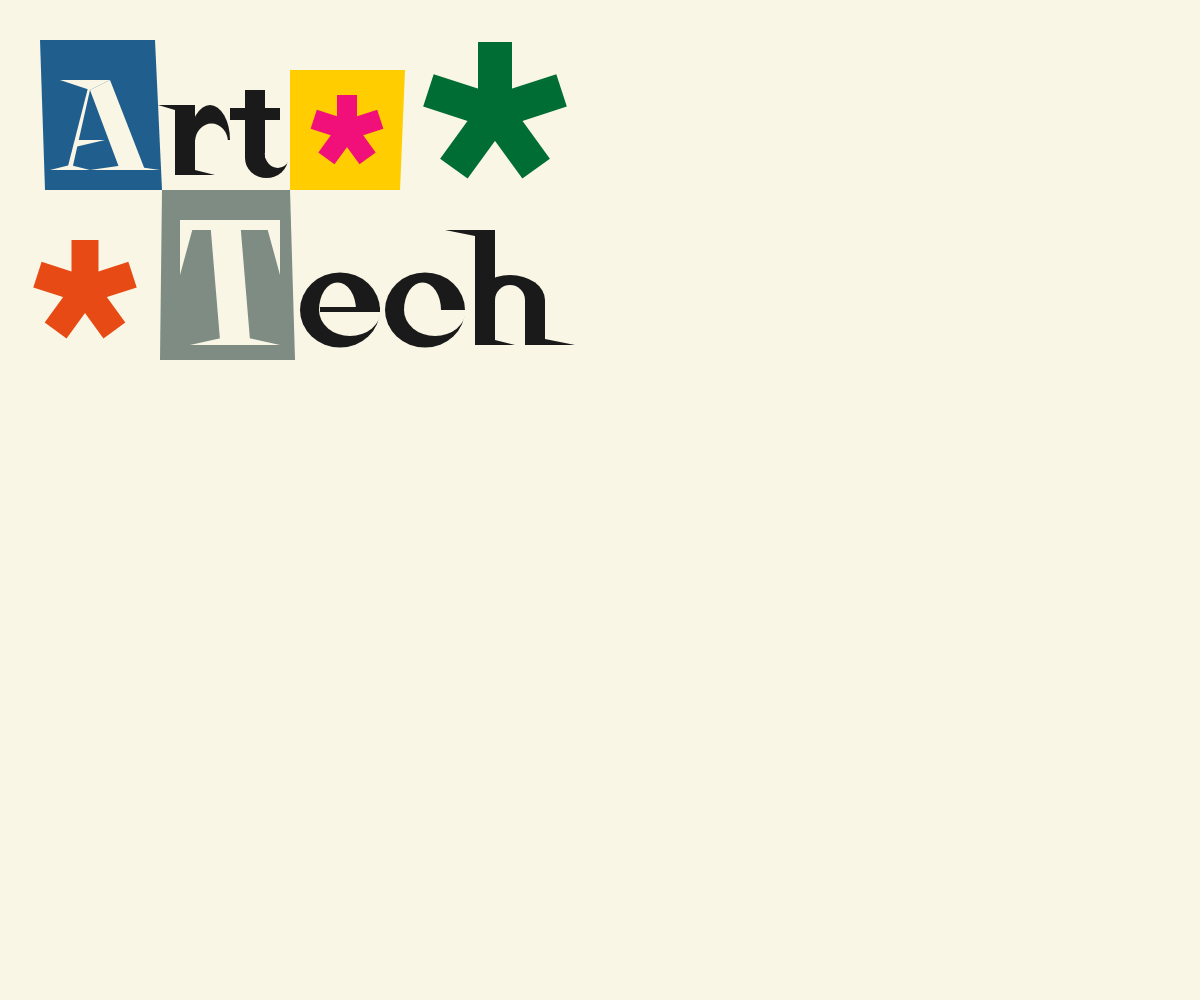
Frame 1 (no input)
Frame 60 (no input): identical to frame 1, image omitted
Frame 120 (the mouse pressed at the canvas centre since frame 60): identical to frame 1, image omitted

The p5.js sketch that drew this single still picture (run headless with seeded random() and noise() and a simulated clock; from frame 60 on, the mouse is pressed at the canvas centre):

// p5.js sketch
// ── sketch.js
function setup() {
  createCanvas(windowWidth, windowHeight);
}

function draw() {
  background("#F9F6E5");
  
  noStroke();
  fill("#205E8E"); // A 상자
  quad(40, 40, 155, 40, 162, 190, 45, 190); 

  fill("#F9F6E5"); // A
  triangle(60, 80, 110, 80, 90, 90);
  quad(90, 80, 90, 90, 72, 170, 67, 170);
  quad(90, 90, 110, 80, 145, 170, 120, 170);
  triangle(75, 140, 105, 140, 75, 147);
  triangle(70, 165, 50, 170, 90, 170);
  triangle(125, 165, 90, 170, 160, 170);
  
  fill("#1A1A1A");
  quad(175, 105, 195, 105, 195, 175, 175, 175); // r
  arc(210, 140, 40, 70, radians(180), radians(0) ); // r
  triangle(158, 105, 175, 105, 175, 110); // r 삐침 부분 (위)
  triangle(175, 165, 175, 175, 215, 175); // r 삐침 부분 (아래)
  quad(245, 90, 265, 90, 265, 162, 245, 158); // t
  quad(230, 108, 280, 108, 280, 120, 230, 120); // t
  arc(266.5, 158, 43, 40, radians(0), radians(180) ); // t
  
  fill("#F9F6E5");
  arc(211.5, 142, 33, 37, radians(180), radians(0) ); // r 부분  
  arc(277.75, 153, 26, 30, radians(0), radians(180) ); // t 부분
  
  fill("#FFCD00"); // 별 상자
  quad(290, 70, 405, 70, 400, 190, 290, 190)

  fill("#7E8C84"); // T 상자
  quad(162, 190, 290, 190, 295, 360, 160, 360); 
  
  fill("#F9F6E5"); // T
  quad(180, 220, 275, 220, 275, 230, 180, 230);
  quad(210, 220, 240, 220, 250, 340, 220, 340);
  triangle(180, 220, 195, 220, 180, 275);
  triangle(280, 220, 265, 220, 280, 275);
  triangle(235, 335, 190, 345, 280, 345);
  
  fill("#1A1A1A");
  ellipse(340, 310, 80, 75); // e
  ellipse(425, 310, 80, 75); // c
  quad(475, 230, 495, 230, 495, 342, 475, 342); // h
  quad(525, 295, 545, 300, 545, 342, 525, 342); // h
  arc(510, 300, 70, 50, radians(180), radians(0) ); // h
  
  fill("#F9F6E5");
  arc(337.5, 310, 37, 55, radians(180), radians(0) ); // e 부분
  arc(350, 310, 62, 52, radians(0), radians(180) ); // e 부분
  arc(422.5, 310, 37, 55, radians(180), radians(0) ); // c 부분
  arc(435, 310, 62, 52, radians(0), radians(180) ); // c 부분
  arc(510, 300, 30, 30, radians(180), radians(0) ); // h 부분
  
  fill("#1A1A1A");
  quad(320, 307, 380, 307, 380, 312, 320, 312); // e 가로선 부분
  triangle(445, 230, 495, 230, 495, 240); // h 삐침 부분 (위)
  triangle(475, 335, 475, 345, 515, 345); // h 삐침 부분 (왼쪽 아래)
  triangle(525, 335, 525, 345, 575, 345); // h 삐침 부분 (오른쪽 아래)
    
  strokeWeight(20); // 별 1
  stroke("#F1107A");
  strokeCap(SQUARE);
  line(347, 95, 347, 130);
  line(380.29, 119.19, 347, 130);
  line(367.58, 158.31, 347, 130);
  line(326.42, 158.31, 347, 130);
  line(313.71, 119.19, 347, 130);

  strokeWeight(27); // 별 2
  stroke("#E84A15");
  line(85, 240, 85, 290);
  line(132.55, 274.55, 85, 290);
  line(114.39, 330.45, 85, 290);
  line(55.61, 330.45, 85, 290);
  line(37.45, 274.55, 85, 290);
  
  strokeWeight(34); // 별 3
  stroke("#006D35");
  line(495, 42, 495, 112);
  line(561.57, 90.37, 495, 112);
  line(536.14, 168.63, 495, 112);
  line(453.86, 168.63, 495, 112);
  line(428.43, 90.37, 495, 112);
}

function windowResized() {
  resizeCanvas(windowWidth, windowHeight);
}
